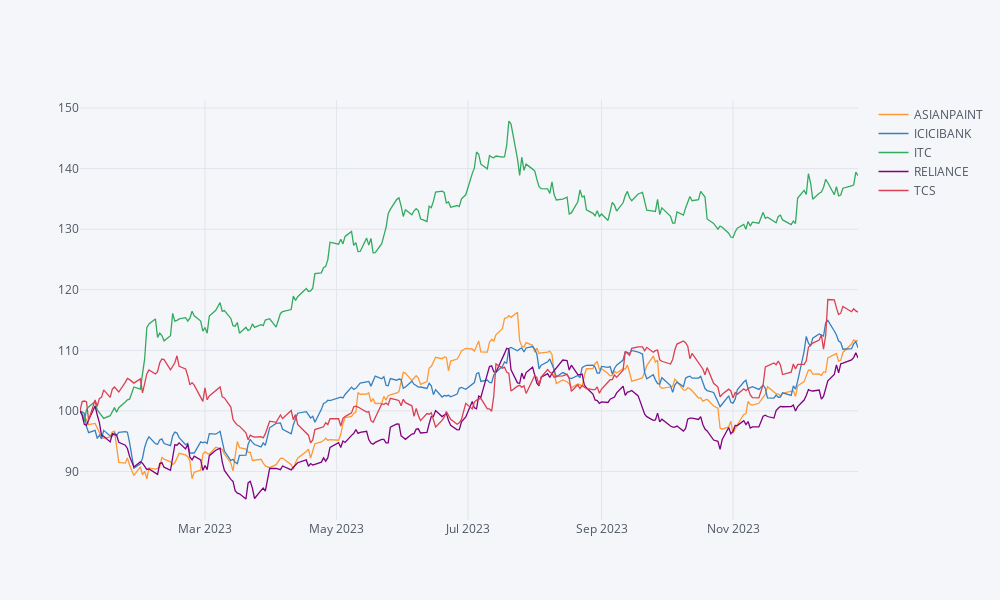

Notebook code cell kept with this figure:
### Markdown cell above
### Visualize the Time Series

### Code cell
# Plot price history
df['2023':].normalize().iplot(kind='line')

### Figure 1 — Plotly figure (JSON) as saved in the notebook; plotly's stock layout.template omitted (floating-point values rounded to 4 significant figures; data arrays with more than 128 entries replaced by an {"elided": "..."} marker saying what was removed)
{"data": [{"line": {"color": "rgba(255, 153, 51, 1.0)", "dash": "solid", "shape": "linear", "width": 1.3}, "mode": "lines", "name": "ASIANPAINT", "text": "", "type": "scatter", "x": {"elided": "245 str values"}, "y": {"elided": "245 float values"}}, {"line": {"color": "rgba(55, 128, 191, 1.0)", "dash": "solid", "shape": "linear", "width": 1.3}, "mode": "lines", "name": "ICICIBANK", "text": "", "type": "scatter", "x": {"elided": "245 str values"}, "y": {"elided": "245 float values"}}, {"line": {"color": "rgba(50, 171, 96, 1.0)", "dash": "solid", "shape": "linear", "width": 1.3}, "mode": "lines", "name": "ITC", "text": "", "type": "scatter", "x": {"elided": "245 str values"}, "y": {"elided": "245 float values"}}, {"line": {"color": "rgba(128, 0, 128, 1.0)", "dash": "solid", "shape": "linear", "width": 1.3}, "mode": "lines", "name": "RELIANCE", "text": "", "type": "scatter", "x": {"elided": "245 str values"}, "y": {"elided": "245 float values"}}, {"line": {"color": "rgba(219, 64, 82, 1.0)", "dash": "solid", "shape": "linear", "width": 1.3}, "mode": "lines", "name": "TCS", "text": "", "type": "scatter", "x": {"elided": "245 str values"}, "y": {"elided": "245 float values"}}], "layout": {"height": 600, "legend": {"bgcolor": "#F5F6F9", "font": {"color": "#4D5663"}}, "paper_bgcolor": "#F5F6F9", "plot_bgcolor": "#F5F6F9", "title": {"font": {"color": "#4D5663"}}, "width": 1000, "xaxis": {"gridcolor": "#E1E5ED", "showgrid": true, "tickfont": {"color": "#4D5663"}, "title": {"font": {"color": "#4D5663"}, "text": ""}, "zerolinecolor": "#E1E5ED"}, "yaxis": {"gridcolor": "#E1E5ED", "showgrid": true, "tickfont": {"color": "#4D5663"}, "title": {"font": {"color": "#4D5663"}, "text": ""}, "zerolinecolor": "#E1E5ED"}}}
